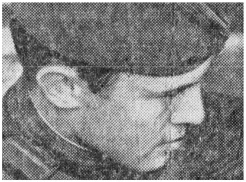
#> input picture TP2/image.png, 246 x 182 px
$ jupyter execute TP2.ipynb   (older library calls are emulated)
#> lines starting #> are read from the running program, lines starting #| are printed output that depends on the picture
[cell 1]
import cv2
import numpy as np
import os
import matplotlib.pyplot as plt

# TP2

### Alumno: Rafael de Beni

Implementar la función create_gauss_filter(h, w, k_size, sigma) para crear filtros gaussianos para
filtrado espectral. Debe retornar un filtro gaussiano de tamaño HxW en dominio espacial y su transformada
de Fourier.

1. Graficar ambas representaciones para diferentes tamaños de kernel y sigma. Aplicar el filtro una
imagen para validar el funcionamiento en el dominio espectral.

[cell 2]
def create_gauss_filter(h, w, k_size, sigma):

    # Get a gaussian kernel for each dimension
    kH = cv2.getGaussianKernel(ksize=h, sigma=sigma)
    kW = cv2.getGaussianKernel(ksize=w, sigma=sigma)

    #Multiply kH and kW to get a 2d kernel
    gaussian_filter = np.dot(kH, kW.T)

    #Get the fourier transform of the gaussian filter
    fft = np.fft.fft2(gaussian_filter)
    #fft = np.fft.fftshift(fft)
    #fft = 20*np.log(np.abs(fft))


    return gaussian_filter, fft
    #

[cell 3]
image = cv2.imread(os.path.join(os.getcwd(), 'TP2','image.png'), cv2.IMREAD_GRAYSCALE)
#> image is the input picture: shape (182, 246); min 17, max 255, mean 129.2
plt.imshow(cv2.cvtColor(image, cv2.COLOR_BGR2RGB))

[cell 4]
gauss, fft = create_gauss_filter(image.shape[0], image.shape[1], 15, 3)

[cell 5]
gauss.shape, fft.shape
#> Out = ((182, 246), (182, 246))

2. Usando el método descripto en el paper “Image Sharpness Measure for Blurred Images in Frequency
Domain” comparar el resultado de un filtrado por convolución con el filtrado espectral.

Method:

Input: Image I of size M×N.

Output: Image Quality measure (FM) where FM stands for Frequency Domain Image Blur Measure

Step 1: Compute F which is the Fourier Transform representation of image I

Step 2: Find Fc which is obtained by shifting the origin of F to centre.

Step 3: Calculate AF = abs (Fc) where AF is the absolute value of the centered Fourier
transform of image I.

Step 4: Calculate M = max (AF) where M is the maximum value of the frequency component in F.

Step 5: Calculate Th = the total number of pixels in F whose pixel value > thres, where thres = M/1000.

Step 6: Calculate Image Quality measure (FM) from equation (1).

(1)  ImageQualityMeasure (FM) = Th/(M*N)

[cell 6]
#Gaussian Filter
gauss_image = cv2.filter2D(image,-1,gauss)
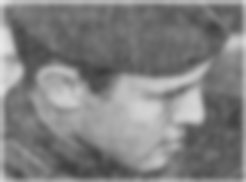
#> gauss_image: shape (182, 246); min 60, max 231, mean 128.5
plt.imshow(gauss_image)

[cell 7]
#FFT Filter
img_fft = np.fft.fft2(image)
filtered = img_fft * fft

fft_image = np.fft.ifftshift(np.real(np.fft.ifft2(filtered)))
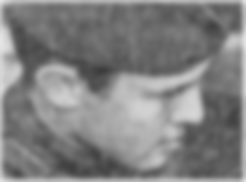
#> fft_image: shape (182, 246) float64; min 60.09, max 229.6, mean 129.2


#fft_image = cv2.filter2D(image,-1,fft)
plt.imshow(fft_image)

[cell 8]
def image_quality_measure(image):
    F = np.fft.fft2(image)
    Fc = np.fft.fftshift(F)
    AF = 20*np.log(np.abs(Fc))
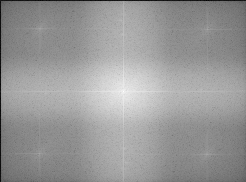
#> AF: shape (182, 246) float64; min -580, max 311.4, mean -44.6; drawn with min black and max white
    M = np.max(AF)
#> M = 311.4
    Th = (F>(M/1000)).sum()
#> Th = 7411
    FM = Th/(image.shape[0]*image.shape[1])
#> FM = 0.166
    return FM

[cell 9]
image_quality_measure(fft_image)
#> Out = 0.166

[cell 10]
image_quality_measure(gauss_image)
#> in image_quality_measure (call 2), `AF = 20*np.log(np.abs(Fc))`:
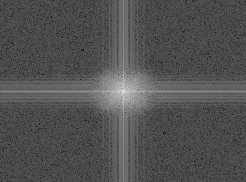
#> AF: shape (182, 246) float64; min -18.13, max 311.3, mean 88.4; drawn with min black and max white
#> in image_quality_measure (call 2), `M = np.max(AF)`: M = 311.3
#> in image_quality_measure (call 2), `Th = (F>(M/1000)).sum()`: Th = 22258
#> in image_quality_measure (call 2), `FM = Th/(image.shape[0]*image.shape[1])`: FM = 0.497
#> Out = 0.497

3. Repetir la comparación usando uno de los métodos descriptos en el apéndice del paper “Analysis of
focus measure operators in shape-from-focus”

[cell 11]
def energy_laplacian(image):
    return np.sum(cv2.Laplacian(image, cv2.CV_64F)**2)

[cell 12]
energy_laplacian(gauss_image), energy_laplacian(fft_image)
#> Out = (260502, 301603.1)
